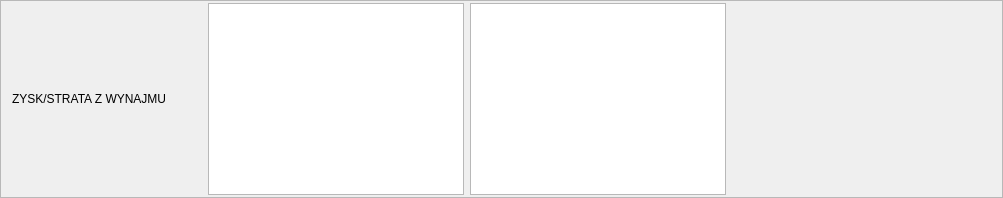
                         <widget class="QFrame" name="frame_label_and_text_rent_gain_loss">
                          <property name="minimumSize">
                           <size>
                            <width>0</width>
                            <height>55</height>
                           </size>
                          </property>
                          <property name="frameShape">
                           <enum>QFrame::StyledPanel</enum>
                          </property>
                          <property name="frameShadow">
                           <enum>QFrame::Raised</enum>
                          </property>
                          <layout class="QHBoxLayout" name="horizontalLayout_47">
                           <property name="topMargin">
                            <number>2</number>
                           </property>
                           <property name="bottomMargin">
                            <number>2</number>
                           </property>
                           <item>
                            <widget class="QLabel" name="label_48">
                             <property name="minimumSize">
                              <size>
                               <width>190</width>
                               <height>0</height>
                              </size>
                             </property>
                             <property name="text">
                              <string>ZYSK/STRATA Z WYNAJMU</string>
                             </property>
                            </widget>
                           </item>
                           <item>
                            <widget class="QTextEdit" name="text_rent_gain_loss_month"/>
                           </item>
                           <item>
                            <widget class="QTextEdit" name="text_rent_gain_loss_year"/>
                           </item>
                           <item>
                            <spacer name="horizontalSpacer_5">
                             <property name="orientation">
                              <enum>Qt::Horizontal</enum>
                             </property>
                             <property name="sizeHint" stdset="0">
                              <size>
                               <width>265</width>
                               <height>20</height>
                              </size>
                             </property>
                            </spacer>
                           </item>
                          </layout>
                         </widget>
